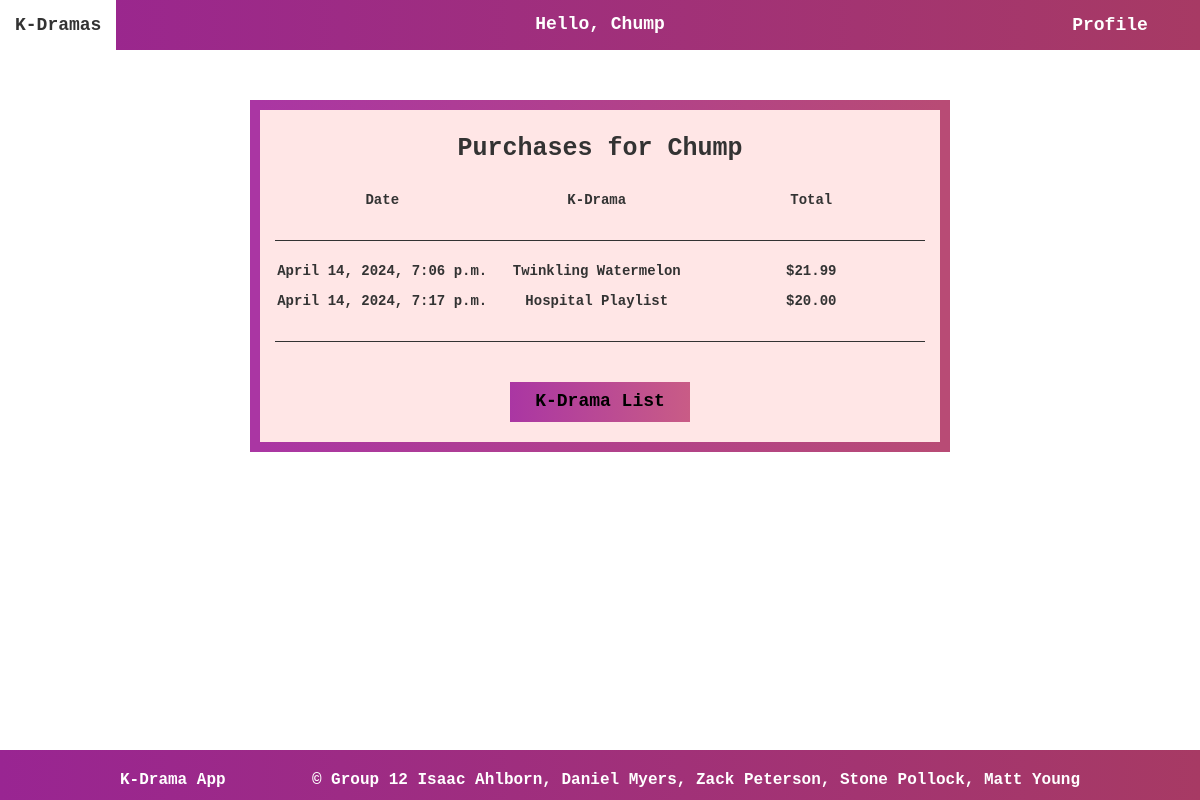
Page /kdrama/purchases/view (signed in) on the committed database.
### kdrama/models.py (models this page shows, shortened)
class Purchase(models.Model):
    purchase_id = models.AutoField(primary_key=True)
    user = models.ForeignKey(User, on_delete=models.CASCADE)
    movie = models.ForeignKey(Movie, on_delete=models.CASCADE)
    purchase_date = models.DateTimeField(default=datetime.now)
    total = models.DecimalField(max_digits=10, decimal_places=2)

class Movie(models.Model):
    movie_id = models.AutoField(primary_key=True)
    title = models.CharField(max_length=100)
    description = models.CharField(max_length=500, blank=True)
    director = models.ForeignKey(Director, on_delete=models.CASCADE,default=1)
    studio = models.ForeignKey(Studio, on_delete=models.CASCADE,default=1)
    release_year = models.IntegerField(blank=True, null=True)
    price = models.DecimalField(max_digits=10, decimal_places=2, null=True, blank=True)
    episode_length = models.IntegerField(blank=True, null=True) # runtime in minutes
    seasons = models.IntegerField(default=1, null=True)
    episodes = models.IntegerField(default=1, null=True)
    rating = models.CharField(max_length=50, blank=True)
    genre = models.CharField(max_length=50, blank=True)
    image_url = models.URLField(blank=True)
    youtube_url = models.URLField(blank=True)
    actors = models.ManyToManyField('Actor', related_name='movies')
    awards = models.ManyToManyField('Award', related_name='movies')
    def __str__(self):
        return self.title

### kdrama/views.py (the view)
# urls.py: path('purchases/view', UserPurchasesView.as_view(), name='view-purchases'),
class UserPurchasesView(LoginRequiredMixin, View):
    template_name = 'kdrama/view_purchases.html'
    def get(self, request):
        purchases = Purchase.objects.filter(user=request.user)
        context = {'purchases':purchases, 'is_admin':is_admin(request)}
        return render(request = request, template_name=self.template_name, context=context)

### kdrama/views.py (called while the page is built)
def is_admin(request):
    return request.user.groups.filter(name='admin').exists()

### templates/kdrama/view_purchases.html (shortened to what this page needs)
<!DOCTYPE html>
<html>
<head>
    {% load static %}
    <link rel="stylesheet" href="https://maxcdn.bootstrapcdn.com/bootstrap/3.3.7/css/bootstrap.min.css">
    <link rel="stylesheet" type="text/css" href="{% static 'css/styles.css' %}">
</head>
<body>
    {% include '../blocks/header.html' %}
    <div class="container">
        <h1 id="title-display">Purchases for {{user.username}}</h1>
        <div id="order-disp">
            <p id="order-item">Date</p>
            <p id="order-item">K-Drama</p>
            <p id="order-item">Total</p>
        </div>
        <hr id="line">
        {% for order in purchases %}
            <div id="order-disp">
                <p id="order-item">{{order.purchase_date}}</p>
                <p id="order-item">{{order.movie}}</p>
                <p id="order-item">${{order.total}}</p>
            </div>
        {% endfor %}
        <hr id="line">
        <a href="{% url 'movie-list' %}" id="button-styles"><div class="button">
            K-Drama List
        </div></a>
    </div>
    <div class="footer" id="bootstrap-override">
        <p id="footer-title">K-Drama App</h4>
        <p id="footer-info">© Group 12 Isaac Ahlborn, Daniel Myers, Zack Peterson, Stone Pollock, Matt Young</h4>
    </div>
</body>
</html>

### templates/blocks/header.html (shortened to what this page needs)
<nav class="navbar navbar-light" id="remove-spacing">
    <div class="heading">
      <div class="navbar-header">
         <a class="text-white navbar-brand" id="home-link" href="{% url 'movie-list' %}">K-Dramas</a>
      </div>
      <p id="greeting">Hello, {{user.username}}</h2>
      <div class="dropdown" id="text-white">
        <span>Profile</span>
      </div>
    </div>
</nav>

### static/css/styles.css (style rules this page uses)
* { font-family: Courier, monospace; font-weight: bolder; }
body { background-image: url("../images/flowerbackground.jpg"); background-size: 1200px 1200px; background-repeat: repeat; margin: 0px; padding: 0px; min-height: 100vh; position: relative; top:0; }
body::after { content: ''; display: block; height: 50px; }
.footer { position: absolute; margin-top: 50px; width: 100%; bottom:0; height: 50px; background-image: linear-gradient(to right, #992592, #A73A64); color:white; font-family: Courier, monospace; font-weight: bolder; }
#bootstrap-override { font-family: Courier, monospace; font-weight: bolder; font-size: 16px; }
#footer-title { position: absolute; left:10%; top: 19px; }
#footer-info { position: absolute; right:10%; top: 19px; }
.container { background-color: #FFE6E6; border-width:10px; border-style: solid; border-image: linear-gradient(to right, #AA36A3, #B84B75) 1; }
.navbar { background-image: linear-gradient(to right, #992592, #A73A64); border-radius: 0px; border: none; }
#home-link { color: white; font-weight: 900; }
.dropdown { display:inline-block; color: white; text-align: center; line-height: 50px; height: 50px; width: 160px; position: absolute; right:10px; font-size: 18px; }
#greeting { font-weight: 900; font-size: 18px; color: white; position: absolute; top: 50%; left:50%; transform: translate(-50%, -50%); }
.button { color: black; font-weight: bold; background-image: linear-gradient(to right, #AA36A3, #C95C86); height: 40px; width: 180px; border: none; font-size:18px; display:flex; text-align: center; justify-content: center; align-items: center; margin:0; text-decoration: none; }
hr { border-color: #333333; }

### templates/kdrama/view_purchases.html (style rules this page uses)
.container { width: 700px; height: fit-content; margin-top: 50px; margin-left: 50%; transform: translateX(-50%); padding-top: 80px; padding-bottom: 80px; margin-bottom: 50px; display: flex; flex-direction: column; justify-content: center; text-align: center; }
#title-display { position: absolute; top: 5px; left: 50%; transform: translateX(-50%); font-size: 25px; font-weight: bolder; }
#button-styles { text-decoration: none; position:absolute; left: 50%; transform: translateX(-50%); bottom:20px; }
#order-disp { display: flex; flex-direction: row; }
#order-item { width: 33%; }
#line { border-color: #333333; width: 100%; }

### rows in the picture
Purchase: purchase_date "April 14, 2024, 7:06 p.m.", movie "Twinkling Watermelon", total "21.99"
Purchase: purchase_date "April 14, 2024, 7:17 p.m.", movie "Hospital Playlist", total "20.00"

### other values in the picture
{{ user.username }} "Chump"
